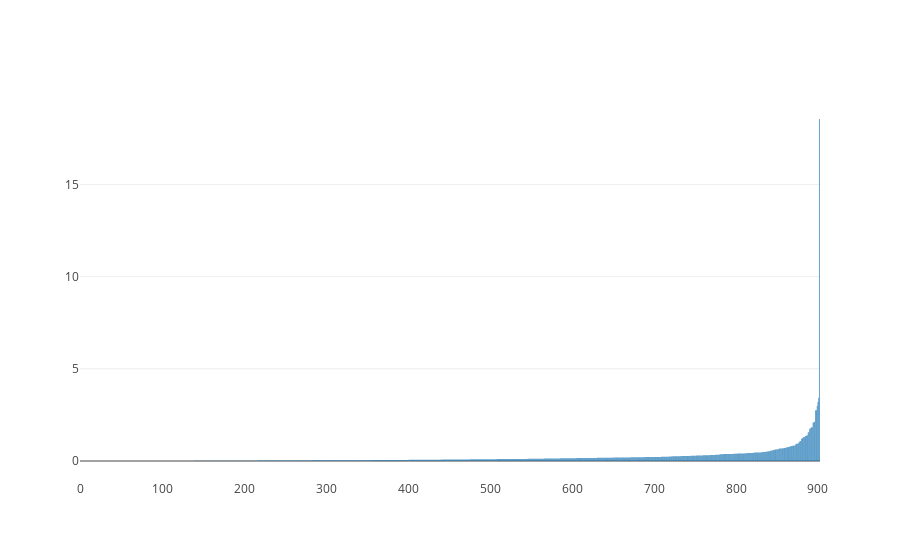

Source (notebook cell):
### Code cell
df = sales_perf.Mean_Perf.sort_values()

data = [go.Bar(
            y=df.values,
            x=np.arange(len(df))
    )]

iplot(data, filename='basic-bar')

### Figure 1 — Plotly figure (JSON) as saved in the notebook; plotly's stock layout.template omitted (floating-point values rounded to 4 significant figures; data arrays with more than 128 entries replaced by an {"elided": "..."} marker saying what was removed)
{"data": [{"type": "bar", "x": {"elided": "903 int values"}, "y": {"elided": "903 float values"}}], "layout": {}}
